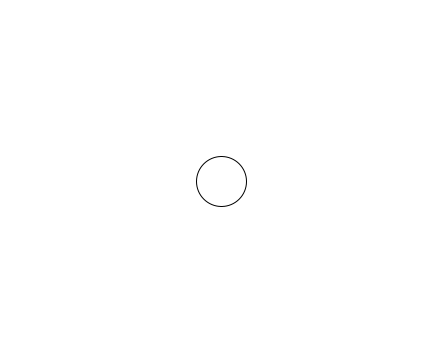
Frame 1 (no input)
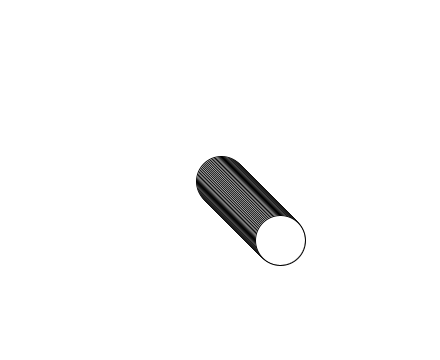
Frame 60 (the mouse pressed at the canvas centre just before this capture)
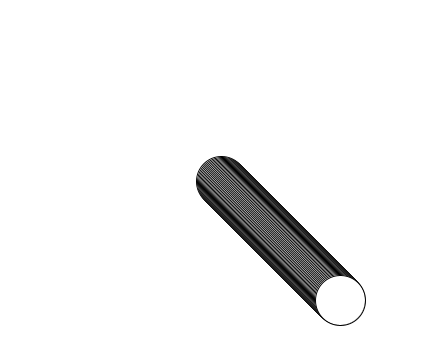
Frame 120 (the mouse held since frame 60 and released just before this capture)

The Processing sketch that drew these frames (run headless with seeded random() and noise(); from frame 60 on, the mouse is pressed at the canvas centre):

// Processing sketch: jaeyoung
// ── jaeyoung.pde

Ball ball;

void setup() {
  size(440,360);
  background(255);
  smooth();
  ball = new Ball();
}

void draw() {
  
  ball.move();
  ball.display();
  
 
}

class Ball {
  float x;
  float y;
  float dx;
  float dy;

  
  Ball(){
    x=width/2;
    y=height/2;
    dx=1.0;
    dy=1.0;
    
    }
    
  


 void move(){
   x=x+dx;
   y=y+dy;
   
   //when touches left boundary
   if (x < 0) {
     dx = dx*-2;
     background(255,0,0);
   }
   //when touches right boundary
   if (x >= width) {
     dx=dx*-1;
     background(0,255,0);
     
   }
   if(y < 0){
     dy = dy*-2;
     background(0,0,255);
    
   }
     
   if(y >= height){
     dy = dy*-1;
   background(100,123,130);
   }
     
 
  
 }
 
 void display(){
   ellipse(x,y,50,50); 
   
 }
}
